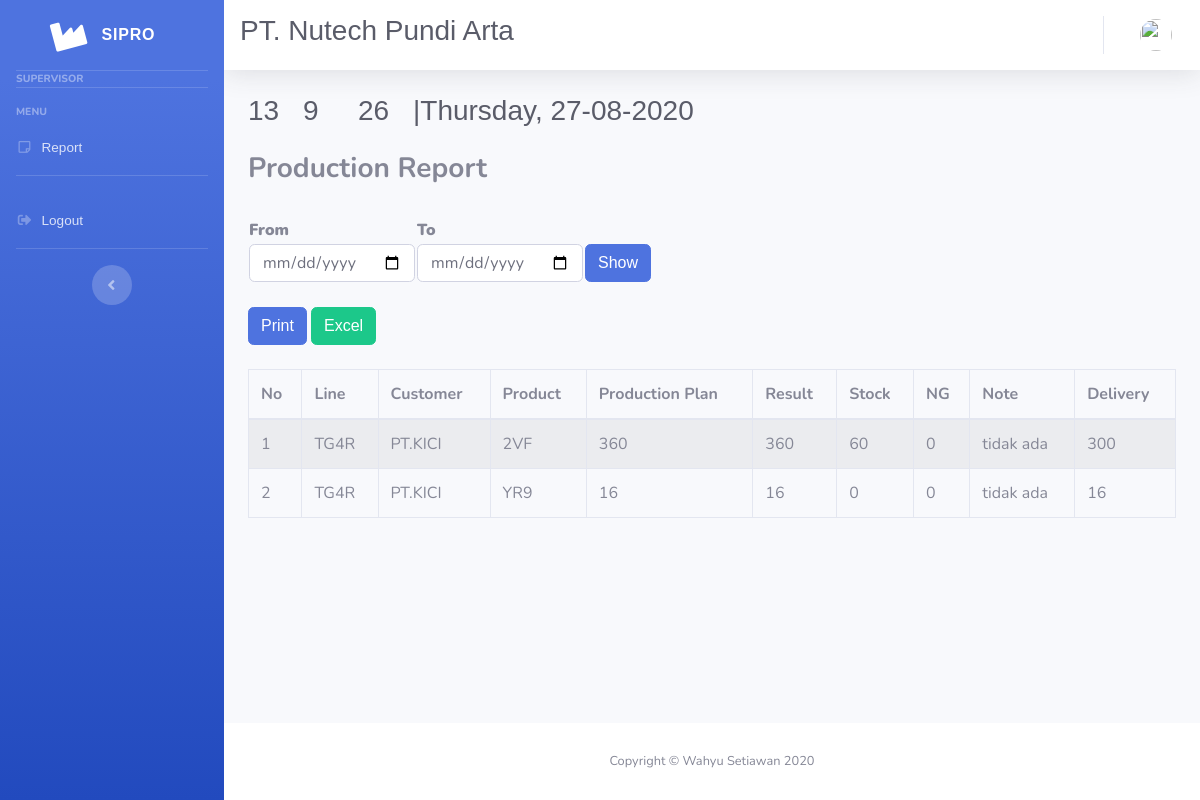
Page /index.php/supervisor on the committed database.
### tables this page shows
CREATE TABLE IF NOT EXISTS `data_produksi` (
  `id` int(11) NOT NULL,
  `line` varchar(128) NOT NULL,
  `customer` varchar(128) NOT NULL,
  `nama_product` varchar(128) NOT NULL,
  `rencana_produksi` int(11) NOT NULL,
  `hasil` int(11) NOT NULL,
  `stok` int(11) NOT NULL,
  `ng` int(11) NOT NULL,
  `note` varchar(128) NOT NULL,
  `delivery` int(11) NOT NULL
);

### application/controllers/Supervisor.php (called while the page is built, shortened)
<?php
class Supervisor extends CI_Controller
{
  function __construct()
  {
    $this->load->model('m_produksi');
  }
  function index()
  {
    $data['title'] = 'Supervisor';
    $f['laporan'] = $this->m_produksi->get_data('data_produksi')->result();
    $data['user'] = $this->db->get_where('user', ['email' =>
    $this->session->userdata('email')])->row_array();
    $this->load->view('templates/header', $data);
    $this->load->view('supervisor/sidebar', $data);
    $this->load->view('templates/topbar', $data);
    $this->load->view('supervisor/laporan', $f);
    $this->load->view('templates/footer', $data);
  }
}

### index.php (called while the page is built, shortened)
<?php
require_once BASEPATH.'core/CodeIgniter.php';

### application/models/M_produksi.php (called while the page is built, shortened)
<?php
class M_produksi extends CI_Model
{
    function get_data($table)
    {
        return $this->db->get($table);
    }
}

### application/views/supervisor/laporan.php (the view, shortened to what this page needs)
<div class="container-fluid">
  <h1 class="h3 mb-4 text-gray-800">
    <div class="kotak">
      <p id="jam"></p>
    </div>
    <div class="kotak">
      <p id="menit"></p>
    </div>
    <div class="kotak">
      <p id="detik"></p>
    </div>|<?php
            echo date('l, d-m-Y');
            ?>
  </h1>
  <div class="page-header">
    <h3><b>Production Report</b></h3>
  </div>
  <br>
  <table>
    <thead>
      <tr>
        <th width="125"><b>From</b></th>
        <th width="125"><b>To</b></th>
      </tr>
    </thead>
    <tbody>
      <td><input class="form-control" type="date" name="tanggal"></td>
      <td><input class="form-control" type="date" name="tanggal"></td>
      <td><a class="btn btn-primary btn-md" href="">Show</a></td>
    </tbody>
  </table>
  <br>
  <a class="btn btn-primary btn-md" href="<?php echo base_url() . 'admin/laporan_print_anggota' ?>">
    <span class="glyphicon glyphicon-print"></span> Print</a>
  <a class="btn btn-success btn-md" href="<?php echo base_url() . 'admin/laporan_pdf_anggota' ?>">
    <span class="glyphicon glyphicon-print"></span> Excel</a>
  <br><br>
  <div class="table-responsive">
    <table class="table table-bordered table-striped table-hover" id="table-datatable">
      <thead>
        <tr>
          <th>No</th>
          <th>Line</th>
          <th>Customer</th>
          <th>Product</th>
          <th>Production Plan</th>
          <th>Result</th>
          <th>Stock</th>
          <th>NG</th>
          <th>Note</th>
          <th>Delivery</th>
        </tr>
      </thead>
      <tbody>
        <?php
        $no = 1;
        foreach ($laporan as $f) {
        ?>
          <tr>
            <td><?php echo $no++; ?></td>
            <td><?php echo $f->line ?></td>
            <td><?php echo $f->customer ?></td>
            <td><?php echo $f->nama_product ?></td>
            <td><?php echo $f->rencana_produksi ?></td>
            <td><?php echo $f->hasil ?></td>
            <td><?php echo $f->stok ?></td>
            <td><?php echo $f->ng ?></td>
            <td><?php echo $f->note ?></td>
            <td><?php echo $f->delivery ?></td>
          </tr>
        <?php } ?>
      </tbody>
    </table>
  </div>
</div>
</div>

### application/views/templates/header.php (shortened to what this page needs)
<!DOCTYPE html>
<html lang="en">
<head>
    <link href="<?= base_url('assets'); ?>/vendor/fontawesome-free/css/all.min.css" rel="stylesheet" type="text/css">
    <link href="<?= base_url('assets'); ?>/css/sb-admin-2.min.css" rel="stylesheet">
</head>
<body id="page-top">
    <div id="wrapper">

### application/views/supervisor/sidebar.php
<ul class="navbar-nav bg-gradient-primary sidebar sidebar-dark accordion" id="accordionSidebar">
    <a class="sidebar-brand d-flex align-items-center justify-content-center" href="#">
        <div class="sidebar-brand-icon rotate-n-15">
            <i class="fas fa-industry"></i>
        </div>
        <div class="sidebar-brand-text mx-3">SIPRO</div>
    </a>
    <hr class="sidebar-divider my-0">
    <div class="sidebar-heading">
        Supervisor
    </div>
    <hr class="sidebar-divider">
    <div class="sidebar-heading">
        Menu
    </div>
    <li class="nav-item">
        <a class="nav-link" href="<?= base_url('admin/laporan'); ?>">
            <i class="far fa-fw fa-sticky-note"></i>
            <span>Report</span></a>
    </li>
    <hr class="sidebar-divider">
    <li class="nav-item">
        <a class="nav-link" href="<?= base_url('auth/logout'); ?>" data-toggle="modal" data-target="#logoutModal">
            <i class="fas fa-fw fa-sign-out-alt"></i>
            <span>Logout</span></a>
    </li>
    <hr class="sidebar-divider d-none d-md-block">
    <div class="text-center d-none d-md-inline">
        <button class="rounded-circle border-0" id="sidebarToggle"></button>
    </div>
</ul>

### application/views/templates/topbar.php (shortened to what this page needs)
<div id="content-wrapper" class="d-flex flex-column">
    <div id="content">
        <nav class="navbar navbar-expand navbar-light bg-white topbar mb-4 static-top shadow">
            <div class="container-fluid">
                <h1 class="h3 mb-8 text-gray-800">PT. Nutech Pundi Arta</h1>
            </div>
            <ul class="navbar-nav ml-auto">
                <li class="nav-item dropdown no-arrow">
                    <a class="nav-link dropdown-toggle" href="#" id="userDropdown" role="button" data-toggle="dropdown" aria-haspopup="true" aria-expanded="false">
                        <img class="img-profile rounded-circle" src="<?= base_url('assets/img/profile/') . $user['image']; ?>">
                    </a>
                </li>
            </ul>
        </nav>

### application/views/templates/footer.php (shortened to what this page needs)
<footer class="sticky-footer bg-white">
    <div class="container my-auto">
        <div class="copyright text-center my-auto">
            <span>Copyright &copy; Wahyu Setiawan 2020</span>
        </div>
    </div>
</footer>
</div>
</div>
</body>
</html>

### application/views/templates/footer.php (style rules this page uses)
h1, h2, p, a { font-family: sans-serif; font-weight: normal; }
.kotak { float: left; width: 55px; height: 50px; }

### rows in the picture
data_produksi: line "TG4R", customer "PT.KICI", nama_product "2VF", rencana_produksi "360", hasil "360", stok "60", ng "0", note "tidak ada", delivery "300"
data_produksi: line "TG4R", customer "PT.KICI", nama_product "YR9", rencana_produksi "16", hasil "16", stok "0", ng "0", note "tidak ada", delivery "16"
